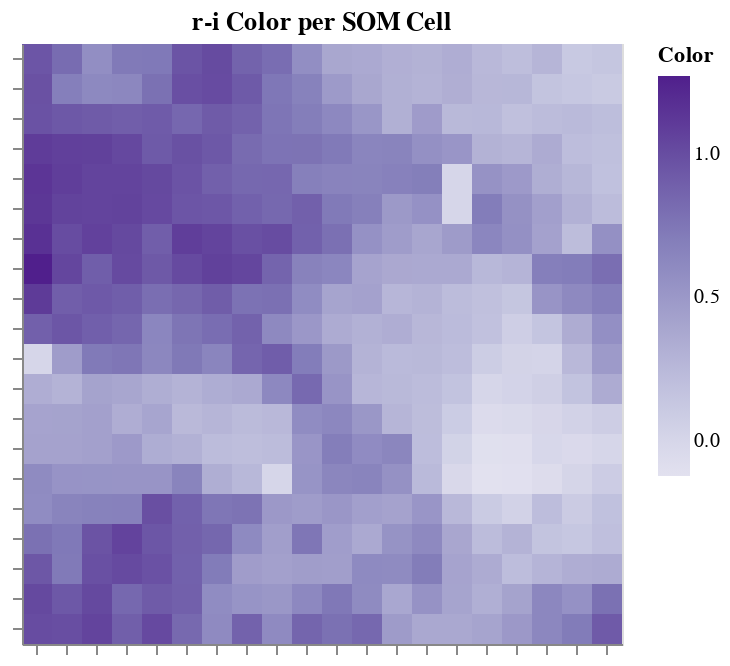

Notebook code cell kept with this figure:
### Code cell
pz.colorMap(title="r-i Color per SOM Cell", filter1=2, filter2=3)
# The filter arguments here are the same as the selection function above

### Figure 1 — Vega-Lite specification as saved in the notebook (floating-point values rounded to 4 significant figures; data arrays with more than 128 entries replaced by an {"elided": "..."} marker saying what was removed)
{"config": {"view": {"continuousWidth": 400, "continuousHeight": 300}}, "data": {"name": "data-857e7707e9757212cd9efa74e079040d"}, "mark": "rect", "encoding": {"color": {"type": "quantitative", "field": "Color", "scale": {"scheme": "purples", "type": "linear"}}, "x": {"type": "ordinal", "axis": {"labels": false, "title": null}, "field": "x"}, "y": {"type": "ordinal", "axis": {"labels": false, "title": null}, "field": "y"}}, "height": 300, "title": "r-i Color per SOM Cell", "width": 300, "$schema": "https://vega.github.io/schema/vega-lite/v4.8.1.json", "datasets": {"data-857e7707e9757212cd9efa74e079040d": {"elided": "400 records"}}}
